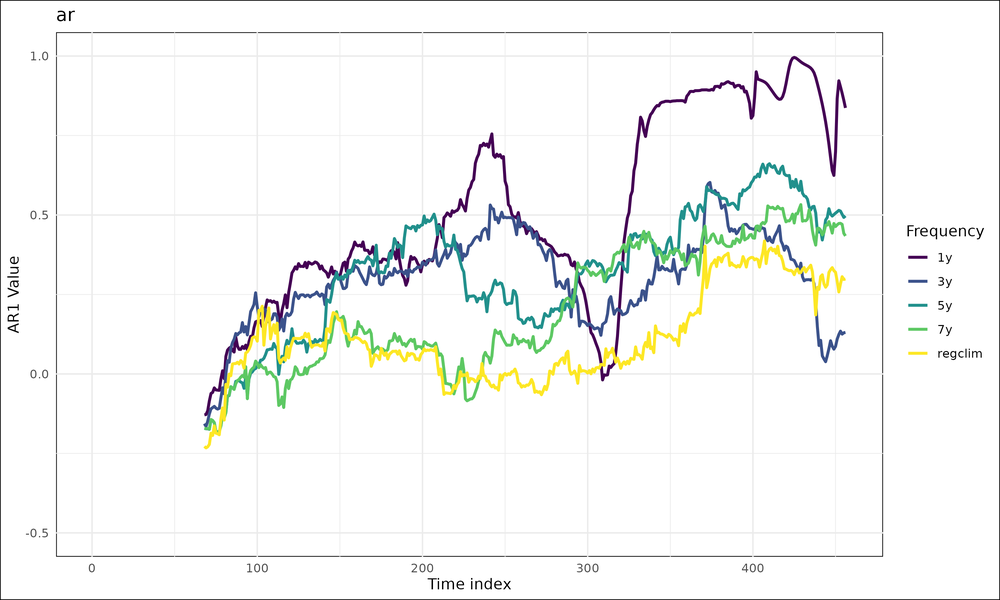
#> input picture scripts/EWS/csv_allvar/ar_ar1_curves.png, 1000 x 600 px, shrunk from 3000 x 1800 before the run, found by its file name; its folder holds 4 pictures in this run
$ python combine_plots.py
#> lines starting #> are read from the running program, lines starting #| are printed output that depends on the picture
from PIL import Image
import os

# Especifica o caminho para a pasta que contém os arquivos PNG
folder_path = '/home/bianca/bianca/CAETE-DVM-alloc-allom/scripts/EWS/csv_allvar'

# Lista todos os arquivos na pasta
file_list = [f for f in os.listdir(folder_path) if f.endswith('.png')]

# Cria uma lista de objetos de imagem
images = [Image.open(os.path.join(folder_path, file)) for file in file_list]
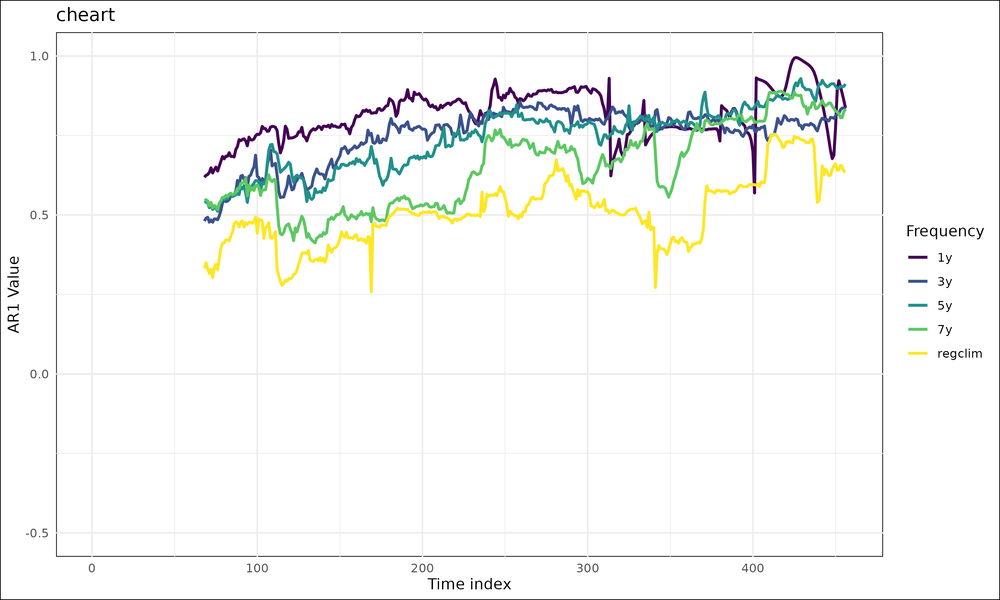
#> input picture scripts/EWS/csv_allvar/cheart_ar1_curves.png, 1000 x 600 px, shrunk from 3000 x 1800 before the run, found by its file name
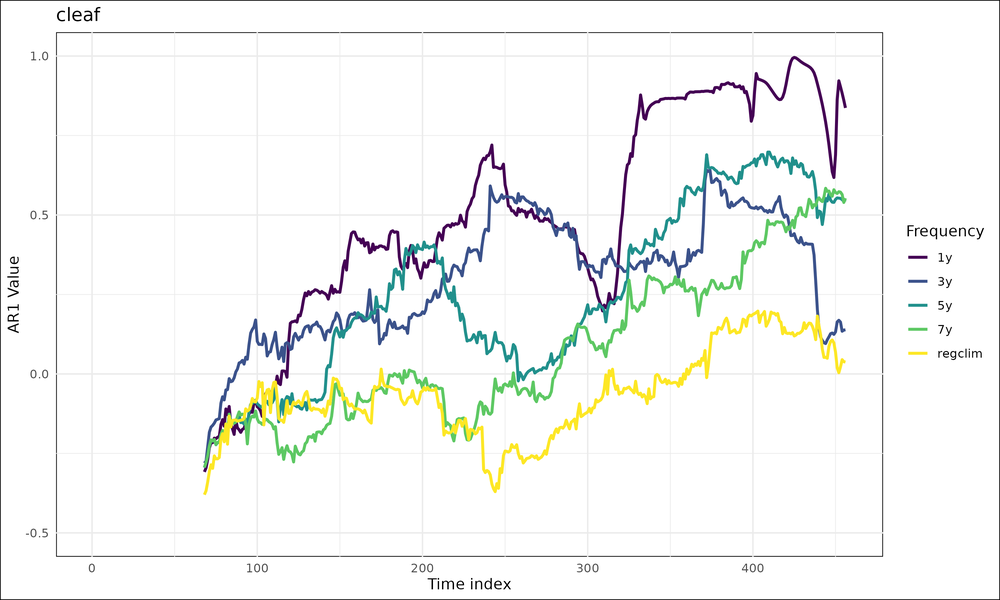
#> input picture scripts/EWS/csv_allvar/cleaf_ar1_curves.png, 1000 x 600 px, shrunk from 3000 x 1800 before the run, found by its file name
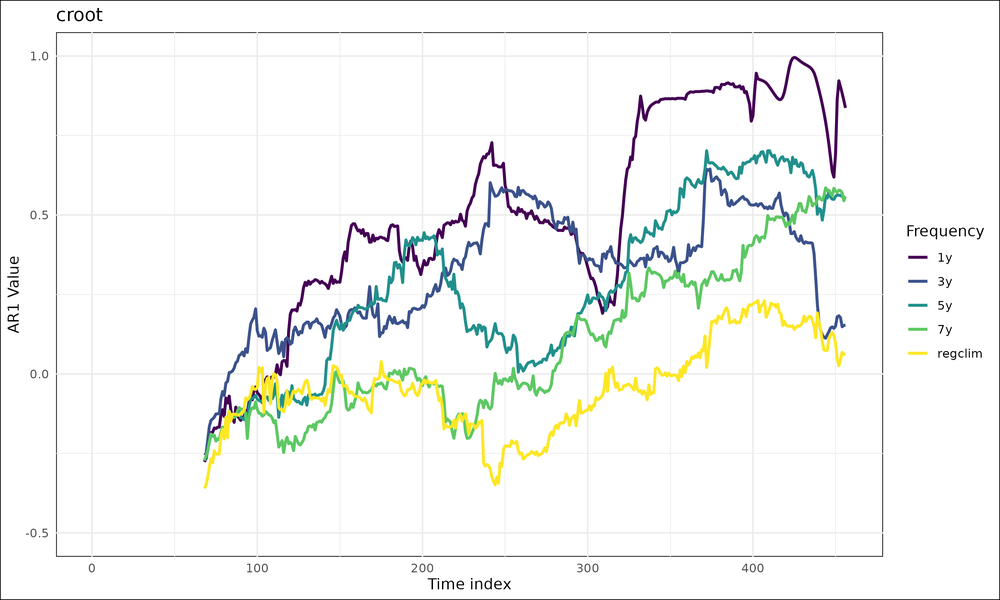
#> input picture scripts/EWS/csv_allvar/croot_ar1_curves.png, 1000 x 600 px, shrunk from 3000 x 1800 before the run, found by its file name

# Define o número de colunas e linhas desejado
num_columns = 2
num_rows = 7

# Calcula as dimensões da imagem combinada
width, height = images[0].size
#> width = 1000; height = 600
combined_width = num_columns * width
#> combined_width = 2000
combined_height = num_rows * height
#> combined_height = 4200

# Cria uma nova imagem grande para combinar todas as outras
combined_image = Image.new('RGB', (combined_width, combined_height))
#> combined_image: PIL image 2000x4200 RGB; every value is 0

# Cola cada imagem na imagem combinada, seguindo o layout especificado
for i, image in enumerate(images):
    col = i % num_columns
    row = i // num_columns
    combined_image.paste(image, (col * width, row * height))
#> this loop made 4 passes
#> (col, row) on passes 1 to 4: (0, 0), (1, 0), (0, 1), (1, 1)
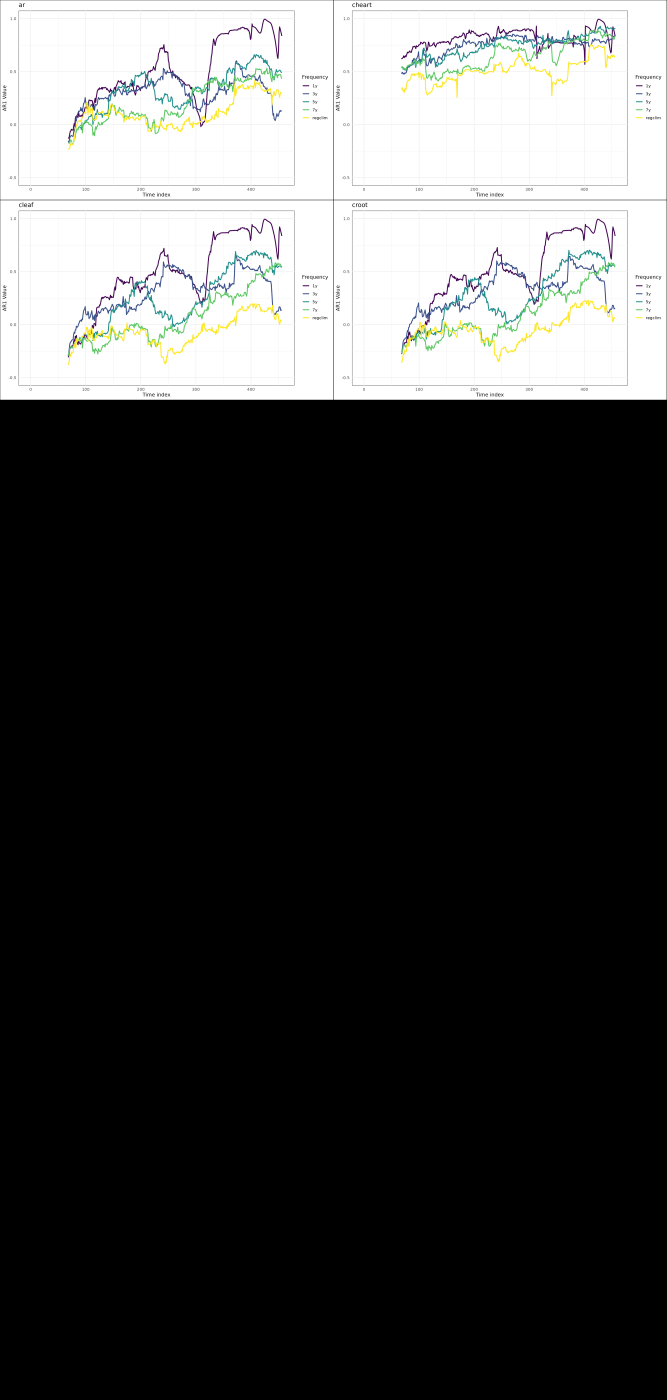
#> combined_image: PIL image 2000x4200 RGB (shown at 1/3 size); mean R, G, B 70.3, 70.6, 70.1

# Salva a imagem combinada com uma qualidade mais alta (por exemplo, 90)
combined_image.save(os.path.join(folder_path, 'combined_output.png'))
